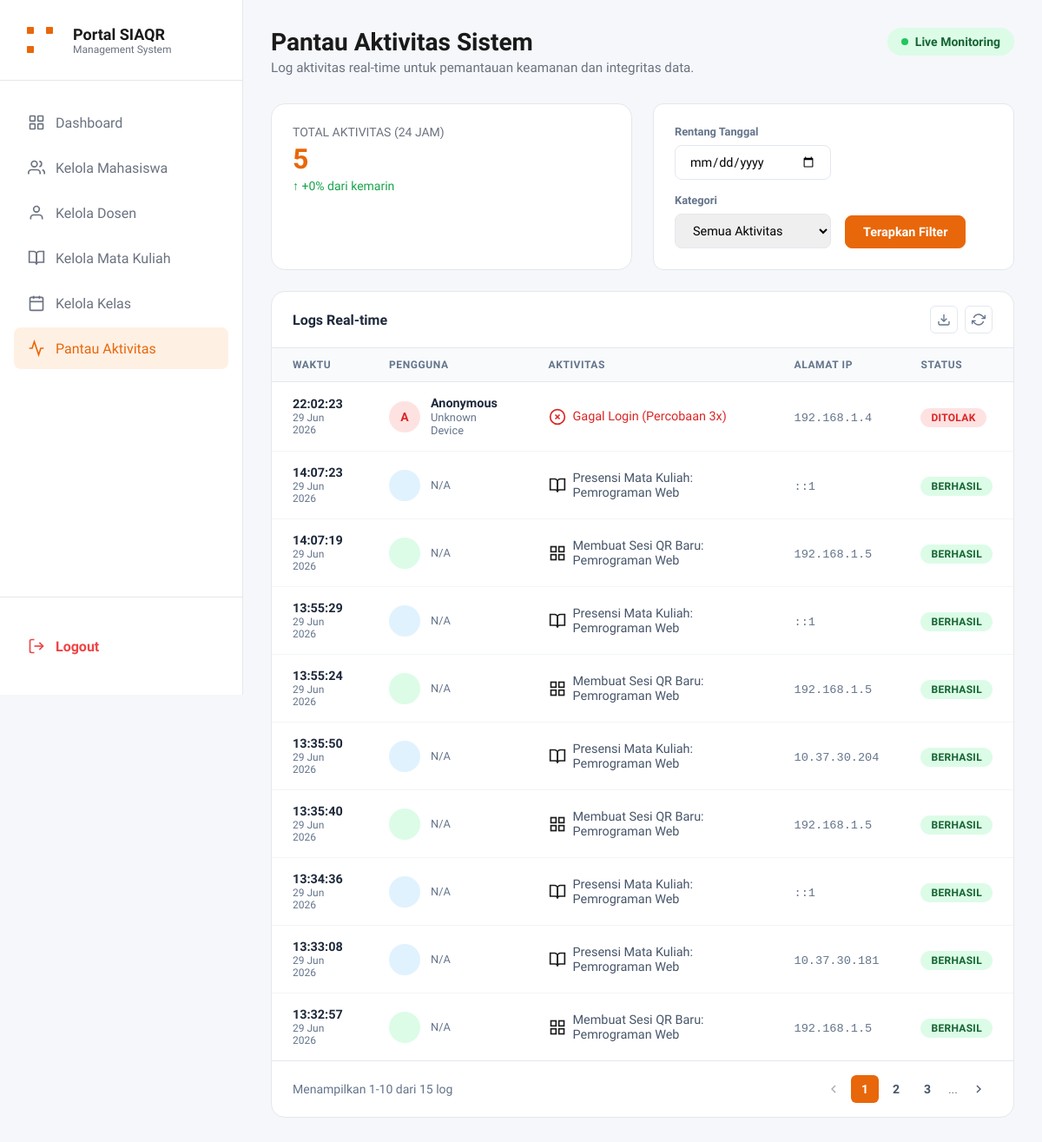
/pantau_aktivitas.php (signed in), run on the app's committed database.
### tables this page shows
CREATE TABLE `kehadiran` (
  `id_kehadiran` int(11) NOT NULL,
  `id_mahasiswa` int(11) DEFAULT NULL,
  `ip_device` varchar(50) DEFAULT NULL,
  `timestamp_hadir` datetime DEFAULT NULL,
  `keterangan` varchar(255) DEFAULT NULL,
  `id_sesi` int(11) DEFAULT NULL
);

CREATE TABLE `sesi_absensi` (
  `id_sesi` int(11) NOT NULL,
  `waktu_mulai` datetime DEFAULT NULL,
  `waktu_selesai` datetime DEFAULT NULL,
  `status` varchar(50) DEFAULT NULL,
  `qr_code_token` text DEFAULT NULL,
  `kode_manual` varchar(10) DEFAULT NULL,
  `pertemuan_ke` int(11) DEFAULT NULL,
  `id_matkul` int(11) DEFAULT NULL,
  `id_kelas` int(11) DEFAULT NULL,
  `id_dosen` int(11) DEFAULT NULL,
  `durasi` int(11) DEFAULT 15
);

### pantau_aktivitas.php (the view, shortened to what this page needs)
<?php
include 'connection.php';
$active_page = 'aktivitas';
$yesterday = date('Y-m-d H:i:s', strtotime('-24 hours'));
$query_24h = "SELECT COUNT(*) as total FROM kehadiran WHERE timestamp_hadir >= ?";
$stmt_24h = $conn->prepare($query_24h);
$stmt_24h->bind_param("s", $yesterday);
$stmt_24h->execute();
$result_24h = $stmt_24h->get_result();
$total_aktivitas = $result_24h->fetch_assoc()['total'];
$two_days_ago = date('Y-m-d H:i:s', strtotime('-48 hours'));
$query_prev = "SELECT COUNT(*) as total FROM kehadiran WHERE timestamp_hadir >= ? AND timestamp_hadir < ?";
$stmt_prev = $conn->prepare($query_prev);
$stmt_prev->bind_param("ss", $two_days_ago, $yesterday);
$stmt_prev->execute();
$result_prev = $stmt_prev->get_result();
$total_prev = $result_prev->fetch_assoc()['total'];
$percentage_change = $total_prev > 0 ? round((($total_aktivitas - $total_prev) / $total_prev) * 100, 1) : 0;
$filter_tanggal = $_GET['rentang_tanggal'] ?? '';
$filter_kategori = $_GET['kategori'] ?? 'semua';
$logs = [];
$query_absensi = "
    SELECT
        k.timestamp_hadir as waktu,
        m.nama as pengguna,
        m.nim,
        'Absensi' as kategori,
        CONCAT('Presensi Mata Kuliah: ', mk.nama_matkul) as aktivitas,
        k.ip_device,
        'berhasil' as status
    FROM kehadiran k
    LEFT JOIN mahasiswa m ON k.id_mahasiswa = m.id_mahasiswa
    LEFT JOIN sesi_absensi s ON k.id_sesi = s.id_sesi
    LEFT JOIN mata_kuliah mk ON s.id_matkul = mk.id_matkul
    ORDER BY k.timestamp_hadir DESC
    LIMIT 50
";
$result_absensi = $conn->query($query_absensi);
if ($result_absensi) {
    while($row = $result_absensi->fetch_assoc()) {
        $logs[] = $row;
    }
}
$query_login_admin = "
    SELECT
        '2024-05-24 14:18:12' as waktu,
        nama as pengguna,
        username as nim,
        'Login' as kategori,
        'Login ke Aplikasi' as aktivitas,
        '192.168.1.3' as ip_device,
        'berhasil' as status
    FROM admin
    LIMIT 3
";
$result_login_admin = $conn->query($query_login_admin);
if ($result_login_admin) {
    while($row = $result_login_admin->fetch_assoc()) {
        $logs[] = $row;
    }
}
$query_qr = "
    SELECT
        s.waktu_mulai as waktu,
        d.nama as pengguna,
        d.nip as nim,
        'QR Code' as kategori,
        CONCAT('Membuat Sesi QR Baru: ', mk.nama_matkul) as aktivitas,
        '192.168.1.5' as ip_device,
        'berhasil' as status
    FROM sesi_absensi s
    LEFT JOIN mata_kuliah mk ON s.id_matkul = mk.id_matkul
    LEFT JOIN dosen d ON s.id_dosen = d.id_dosen
    ORDER BY s.waktu_mulai DESC
    LIMIT 10
";
$result_qr = $conn->query($query_qr);
if ($result_qr) {
    while($row = $result_qr->fetch_assoc()) {
        $logs[] = $row;
    }
}
usort($logs, function($a, $b) {
    return strtotime($b['waktu']) - strtotime($a['waktu']);
});
$logs[] = [
    'waktu' => date('Y-m-d H:i:s', strtotime('-5 minutes')),
    'pengguna' => 'Anonymous',
    'nim' => 'Unknown Device',
    'kategori' => 'Login Gagal',
    'aktivitas' => 'Gagal Login (Percobaan 3x)',
    'ip_device' => '192.168.1.4',
    'status' => 'ditolak'
];
usort($logs, function($a, $b) {
    return strtotime($b['waktu']) - strtotime($a['waktu']);
});
$logs_display = array_slice($logs, 0, 10);
?>
<!DOCTYPE html>
<html lang="id">
<head>
    <link rel="stylesheet" href="style/admin.css">
</head>
<body>
<div class="admin-wrapper">
    <aside class="sidebar">
        <div class="sidebar-header">
            <div class="logo-icon">
            </div>
            <div class="logo-text">
                <span class="logo-title">Portal SIAQR</span>
                <span class="logo-subtitle">Management System</span>
            </div>
        </div>
        <nav class="sidebar-nav">
            <a href="dashboard_admin.php" class="nav-item <?= $active_page === 'dashboard' ? 'active' : '' ?>">
                <svg viewBox="0 0 24 24" fill="none" stroke="currentColor" stroke-width="2"><rect x="3" y="3" width="7" height="7" rx="1"/><rect x="14" y="3" width="7" height="7" rx="1"/><rect x="3" y="14" width="7" height="7" rx="1"/><rect x="14" y="14" width="7" height="7" rx="1"/></svg>
                Dashboard
            </a>
            <a href="kelola_mahasiswa.php" class="nav-item <?= $active_page === 'mahasiswa' ? 'active' : '' ?>">
                <svg viewBox="0 0 24 24" fill="none" stroke="currentColor" stroke-width="2"><path d="M17 21v-2a4 4 0 0 0-4-4H5a4 4 0 0 0-4 4v2"/><circle cx="9" cy="7" r="4"/><path d="M23 21v-2a4 4 0 0 0-3-3.87"/><path d="M16 3.13a4 4 0 0 1 0 7.75"/></svg>
                Kelola Mahasiswa
            </a>
            <a href="kelola_dosen.php" class="nav-item <?= $active_page === 'dosen' ? 'active' : '' ?>">
                <svg viewBox="0 0 24 24" fill="none" stroke="currentColor" stroke-width="2"><path d="M20 21v-2a4 4 0 0 0-4-4H8a4 4 0 0 0-4 4v2"/><circle cx="12" cy="7" r="4"/></svg>
                Kelola Dosen
            </a>
            <a href="kelola_matkul.php" class="nav-item <?= $active_page === 'matkul' ? 'active' : '' ?>">
                <svg viewBox="0 0 24 24" fill="none" stroke="currentColor" stroke-width="2"><path d="M2 3h6a4 4 0 0 1 4 4v14a3 3 0 0 0-3-3H2z"/><path d="M22 3h-6a4 4 0 0 0-4 4v14a3 3 0 0 1 3-3h7z"/></svg>
                Kelola Mata Kuliah
            </a>
            <a href="kelola_kelas.php" class="nav-item <?= $active_page === 'kelas' ? 'active' : '' ?>">
                <svg viewBox="0 0 24 24" fill="none" stroke="currentColor" stroke-width="2"><rect x="3" y="4" width="18" height="18" rx="2" ry="2"/><line x1="16" y1="2" x2="16" y2="6"/><line x1="8" y1="2" x2="8" y2="6"/><line x1="3" y1="10" x2="21" y2="10"/></svg>
                Kelola Kelas
            </a>
            <a href="pantau_aktivitas.php" class="nav-item <?= $active_page === 'aktivitas' ? 'active' : '' ?>">
                <svg viewBox="0 0 24 24" fill="none" stroke="currentColor" stroke-width="2"><polyline points="22 12 18 12 15 21 9 3 6 12 2 12"/></svg>
                Pantau Aktivitas
            </a>
        </nav>
        <div class="sidebar-footer">
            <a href="logout.php" class="logout-link">
                <svg viewBox="0 0 24 24" fill="none" stroke="currentColor" stroke-width="2"><path d="M9 21H5a2 2 0 0 1-2-2V5a2 2 0 0 1 2-2h4"/><polyline points="16 17 21 12 16 7"/><line x1="21" y1="12" x2="9" y2="12"/></svg>
                Logout
            </a>
        </div>
    </aside>
    <main class="main-content">
        <div class="content-header">
            <div class="header-left">
                <h1>Pantau Aktivitas Sistem</h1>
                <p class="header-subtitle">Log aktivitas real-time untuk pemantauan keamanan dan integritas data.</p>
            </div>
            <div class="live-badge">Live Monitoring</div>
        </div>
        <div style="display: grid; grid-template-columns: 1fr 1fr; gap: 1.5rem; margin-bottom: 1.5rem;">
            <div class="stat-card">
                <div class="stat-content">
                    <div class="stat-label">TOTAL AKTIVITAS (24 JAM)</div>
                    <div class="stat-value" style="font-size: 2rem; color: #E8670A;"><?= number_format($total_aktivitas) ?></div>
                    <div class="stat-change <?= $percentage_change >= 0 ? 'positive' : 'negative' ?>">
                        <?= $percentage_change >= 0 ? '+' : '' ?><?= $percentage_change ?>% dari kemarin
                    </div>
                </div>
            </div>
            <div class="filter-card">
                <form method="GET" action="pantau_aktivitas.php" class="filter-row">
                    <div class="filter-group">
                        <label>Rentang Tanggal</label>
                        <input type="date" name="rentang_tanggal" class="filter-input" value="<?= htmlspecialchars($filter_tanggal) ?>">
                    </div>
                    <div class="filter-group">
                        <label>Kategori</label>
                        <select name="kategori" class="filter-input">
                            <option value="semua" <?= $filter_kategori === 'semua' ? 'selected' : '' ?>>Semua Aktivitas</option>
                        </select>
                    </div>
                    <button type="submit" class="btn-filter primary">Terapkan Filter</button>
                </form>
            </div>
        </div>
        <div class="content-section" style="padding: 0;">
            <div class="log-header">
                <div class="log-title">Logs Real-time</div>
                <div class="log-actions">
                    <button class="icon-btn-small" title="Download CSV">
                        <svg viewBox="0 0 24 24" fill="none" stroke="currentColor" stroke-width="2" width="16"><path d="M21 15v4a2 2 0 0 1-2 2H5a2 2 0 0 1-2-2v-4"/><polyline points="7 10 12 15 17 10"/><line x1="12" y1="15" x2="12" y2="3"/></svg>
                    </button>
                    <button class="icon-btn-small" title="Refresh" onclick="location.reload()">
                        <svg viewBox="0 0 24 24" fill="none" stroke="currentColor" stroke-width="2" width="16"><polyline points="23 4 23 10 17 10"/><polyline points="1 20 1 14 7 14"/><path d="M3.51 9a9 9 0 0 1 14.85-3.36L23 10M1 14l4.64 4.36A9 9 0 0 0 20.49 15"/></svg>
                    </button>
                </div>
            </div>
            <div class="table-container">
                <table class="log-table">
                    <thead>
                        <tr>
                            <th>Waktu</th>
                            <th>Pengguna</th>
                            <th>Aktivitas</th>
                            <th>Alamat IP</th>
                            <th>Status</th>
                        </tr>
                    </thead>
                    <tbody>
                        <?php if (count($logs_display) > 0): ?>
                            <?php foreach ($logs_display as $log): ?>
                                <?php
                                $is_failed = $log['status'] === 'ditolak';
                                $avatar_class = $is_failed ? 'failed' : ($log['kategori'] === 'QR Code' ? 'success' : '');
                                $initial = strtoupper(substr($log['pengguna'], 0, 1));
                                ?>
                                <tr>
                                    <td>
                                        <div class="time-cell">
                                            <span class="time-value"><?= date('H:i:s', strtotime($log['waktu'])) ?></span>
                                            <span class="time-date"><?= date('d M Y', strtotime($log['waktu'])) ?></span>
                                        </div>
                                    </td>
                                    <td>
                                        <div class="user-cell-log">
                                            <div class="user-avatar-log <?= $avatar_class ?>"><?= $initial ?></div>
                                            <div class="user-info-log">
                                                <span class="user-name-log"><?= htmlspecialchars($log['pengguna']) ?></span>
                                                <span class="user-nim-log"><?= htmlspecialchars($log['nim'] ?? 'N/A') ?></span>
                                            </div>
                                        </div>
                                    </td>
                                    <td>
                                        <div class="activity-cell">
                                            <?php
                                            $icon_svg = '';
                                            if ($log['kategori'] === 'Absensi') {
                                                $icon_svg = '<svg viewBox="0 0 24 24" fill="none" stroke="currentColor" stroke-width="2" class="activity-icon"><path d="M2 3h6a4 4 0 0 1 4 4v14a3 3 0 0 0-3-3H2z"/><path d="M22 3h-6a4 4 0 0 0-4 4v14a3 3 0 0 1 3-3h7z"/></svg>';
                                            } elseif ($log['kategori'] === 'Login') {
                                                $icon_svg = '<svg viewBox="0 0 24 24" fill="none" stroke="currentColor" stroke-width="2" class="activity-icon"><path d="M15 3h4a2 2 0 0 1 2 2v14a2 2 0 0 1-2 2h-4"/><polyline points="10 17 15 12 10 7"/><line x1="15" y1="12" x2="3" y2="12"/></svg>';
                                            } elseif ($log['kategori'] === 'Login Gagal') {
                                                $icon_svg = '<svg viewBox="0 0 24 24" fill="none" stroke="currentColor" stroke-width="2" class="activity-icon" style="color: #dc2626;"><circle cx="12" cy="12" r="10"/><line x1="15" y1="9" x2="9" y2="15"/><line x1="9" y1="9" x2="15" y2="15"/></svg>';
                                            } elseif ($log['kategori'] === 'QR Code') {
                                                $icon_svg = '<svg viewBox="0 0 24 24" fill="none" stroke="currentColor" stroke-width="2" class="activity-icon"><rect x="3" y="3" width="7" height="7"/><rect x="14" y="3" width="7" height="7"/><rect x="14" y="14" width="7" height="7"/><rect x="3" y="14" width="7" height="7"/></svg>';
                                            }
                                            echo $icon_svg;
                                            ?>
                                            <span class="activity-text <?= $is_failed ? 'failed' : '' ?>">
                                                <?= htmlspecialchars($log['aktivitas']) ?>
                                            </span>
                                        </div>
                                    </td>
                                    <td>
                                        <span class="ip-cell"><?= htmlspecialchars($log['ip_device']) ?></span>
                                    </td>
                                    <td>
                                        <?php
                                        $status_class = $is_failed ? 'ditolak' : ($log['kategori'] === 'Login Gagal' ? 'ditolak' : 'berhasil');
                                        $status_text = $is_failed ? 'DITOLAK' : 'BERHASIL';
                                        ?>
                                        <span class="status-badge-log <?= $status_class ?>"><?= $status_text ?></span>
                                    </td>
                                </tr>
                            <?php endforeach; ?>
                        <?php endif; ?>
                    </tbody>
                </table>
            </div>
            <div class="pagination-log">
                <span>Menampilkan 1-10 dari <?= count($logs) ?> log</span>
                <div class="page-numbers-log">
                    <a href="#" class="page-btn-log disabled">
                        <svg viewBox="0 0 24 24" fill="none" stroke="currentColor" stroke-width="2" width="16"><polyline points="15 18 9 12 15 6"/></svg>
                    </a>
                    <a href="#" class="page-btn-log active">1</a>
                    <a href="#" class="page-btn-log">2</a>
                    <a href="#" class="page-btn-log">3</a>
                    <span style="padding: 0 0.25rem;">...</span>
                    <a href="#" class="page-btn-log">
                        <svg viewBox="0 0 24 24" fill="none" stroke="currentColor" stroke-width="2" width="16"><polyline points="9 18 15 12 9 6"/></svg>
                    </a>
                </div>
            </div>
        </div>
    </main>
</div>
</body>
</html>

### data on the page
kehadiran: timestamp_hadir "14:07:23", timestamp_hadir "29 Jun 2026", nim "N/A", aktivitas "Presensi Mata Kuliah: Pemrograman Web", ip_device "::1", status_text "BERHASIL"
sesi_absensi: waktu_mulai "14:07:19", waktu_mulai "29 Jun 2026", nim "N/A", aktivitas "Membuat Sesi QR Baru: Pemrograman Web", ip_device "192.168.1.5", status_text "BERHASIL"
kehadiran: timestamp_hadir "13:55:29", timestamp_hadir "29 Jun 2026", nim "N/A", aktivitas "Presensi Mata Kuliah: Pemrograman Web", ip_device "::1", status_text "BERHASIL"
sesi_absensi: waktu_mulai "13:55:24", waktu_mulai "29 Jun 2026", nim "N/A", aktivitas "Membuat Sesi QR Baru: Pemrograman Web", ip_device "192.168.1.5", status_text "BERHASIL"
kehadiran: timestamp_hadir "13:35:50", timestamp_hadir "29 Jun 2026", nim "N/A", aktivitas "Presensi Mata Kuliah: Pemrograman Web", ip_device "10.37.30.204", status_text "BERHASIL"
sesi_absensi: waktu_mulai "13:35:40", waktu_mulai "29 Jun 2026", nim "N/A", aktivitas "Membuat Sesi QR Baru: Pemrograman Web", ip_device "192.168.1.5", status_text "BERHASIL"
kehadiran: timestamp_hadir "13:34:36", timestamp_hadir "29 Jun 2026", nim "N/A", aktivitas "Presensi Mata Kuliah: Pemrograman Web", ip_device "::1", status_text "BERHASIL"
kehadiran: timestamp_hadir "13:33:08", timestamp_hadir "29 Jun 2026", nim "N/A", aktivitas "Presensi Mata Kuliah: Pemrograman Web", ip_device "10.37.30.181", status_text "BERHASIL"
sesi_absensi: waktu_mulai "13:32:57", waktu_mulai "29 Jun 2026", nim "N/A", aktivitas "Membuat Sesi QR Baru: Pemrograman Web", ip_device "192.168.1.5", status_text "BERHASIL"

### other printed values
$total_aktivitas "5"
$percentage_change "0"
date('H:i:s', strtotime($log['waktu'])) "22:02:23"
date('d M Y', strtotime($log['waktu'])) "29 Jun 2026"
$initial "A"
$log['pengguna'] "Anonymous"
$log['nim'] "Unknown Device"
$log['aktivitas'] "Gagal Login (Percobaan 3x)"
$log['ip_device'] "192.168.1.4"
$status_text "DITOLAK"
count($logs) "15"
